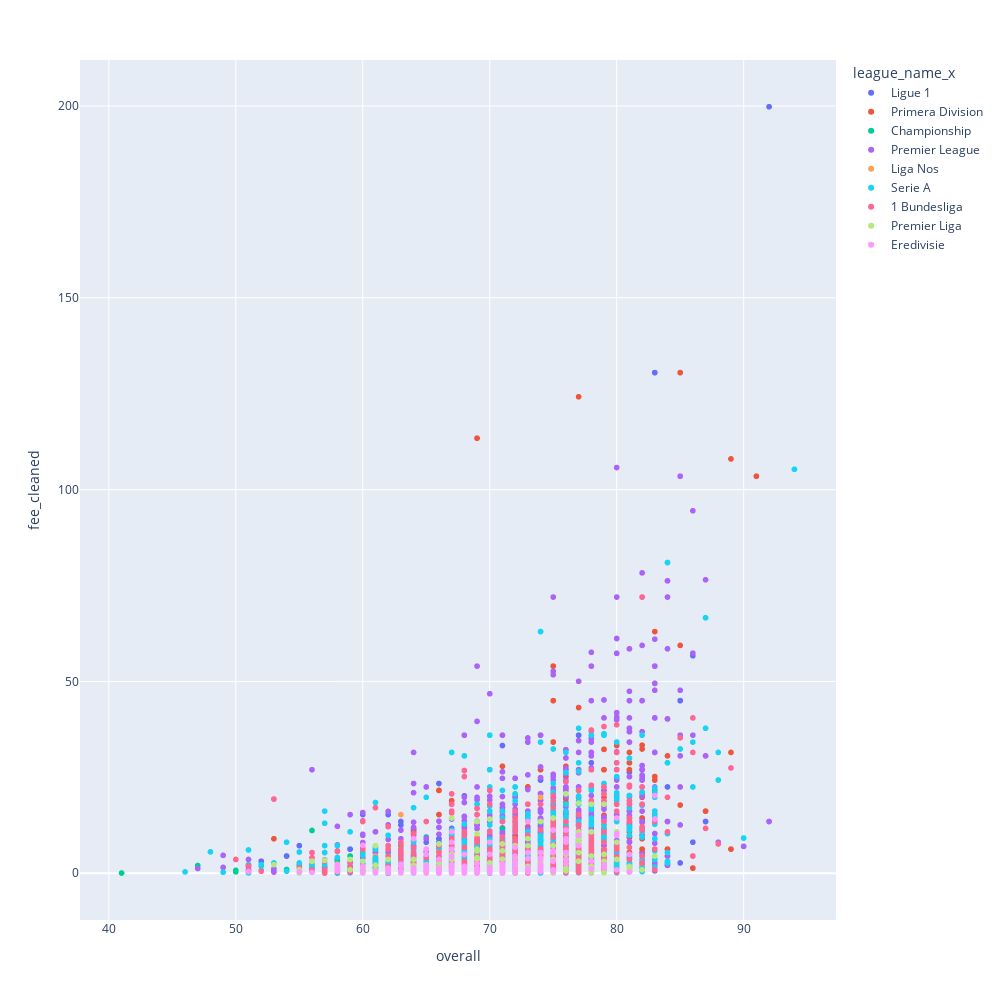

Notebook code cell kept with this figure:
### Code cell
fig = px.scatter(data, x="overall", y="fee_cleaned",color='league_name_x', hover_data=['player_name', 'league_name_x', 'fifa year', 'age_x'], width=1000, height=1000)
fig.show()

### Figure 1 — Plotly figure (JSON) as saved in the notebook; plotly's stock layout.template omitted (floating-point values rounded to 4 significant figures; data arrays with more than 128 entries replaced by an {"elided": "..."} marker saying what was removed)
{"data": [{"customdata": {"elided": "550x4 mixed values"}, "hovertemplate": "league_name_x=%{customdata[1]}<br>overall=%{x}<br>fee_cleaned=%{y}<br>player_name=%{customdata[0]}<br>fifa year=%{customdata[2]}<br>age_x=%{customdata[3]}<extra></extra>", "legendgroup": "Ligue 1", "marker": {"color": "#636efa", "symbol": "circle"}, "mode": "markers", "name": "Ligue 1", "showlegend": true, "type": "scattergl", "x": {"elided": "550 int values"}, "xaxis": "x", "y": {"elided": "550 float values"}, "yaxis": "y"}, {"customdata": {"elided": "757x4 mixed values"}, "hovertemplate": "league_name_x=%{customdata[1]}<br>overall=%{x}<br>fee_cleaned=%{y}<br>player_name=%{customdata[0]}<br>fifa year=%{customdata[2]}<br>age_x=%{customdata[3]}<extra></extra>", "legendgroup": "Primera Division", "marker": {"color": "#EF553B", "symbol": "circle"}, "mode": "markers", "name": "Primera Division", "showlegend": true, "type": "scattergl", "x": {"elided": "757 int values"}, "xaxis": "x", "y": {"elided": "757 float values"}, "yaxis": "y"}, {"customdata": {"elided": "551x4 mixed values"}, "hovertemplate": "league_name_x=%{customdata[1]}<br>overall=%{x}<br>fee_cleaned=%{y}<br>player_name=%{customdata[0]}<br>fifa year=%{customdata[2]}<br>age_x=%{customdata[3]}<extra></extra>", "legendgroup": "Championship", "marker": {"color": "#00cc96", "symbol": "circle"}, "mode": "markers", "name": "Championship", "showlegend": true, "type": "scattergl", "x": {"elided": "551 int values"}, "xaxis": "x", "y": {"elided": "551 float values"}, "yaxis": "y"}, {"customdata": {"elided": "843x4 mixed values"}, "hovertemplate": "league_name_x=%{customdata[1]}<br>overall=%{x}<br>fee_cleaned=%{y}<br>player_name=%{customdata[0]}<br>fifa year=%{customdata[2]}<br>age_x=%{customdata[3]}<extra></extra>", "legendgroup": "Premier League", "marker": {"color": "#ab63fa", "symbol": "circle"}, "mode": "markers", "name": "Premier League", "showlegend": true, "type": "scattergl", "x": {"elided": "843 int values"}, "xaxis": "x", "y": {"elided": "843 float values"}, "yaxis": "y"}, {"customdata": {"elided": "231x4 mixed values"}, "hovertemplate": "league_name_x=%{customdata[1]}<br>overall=%{x}<br>fee_cleaned=%{y}<br>player_name=%{customdata[0]}<br>fifa year=%{customdata[2]}<br>age_x=%{customdata[3]}<extra></extra>", "legendgroup": "Liga Nos", "marker": {"color": "#FFA15A", "symbol": "circle"}, "mode": "markers", "name": "Liga Nos", "showlegend": true, "type": "scattergl", "x": {"elided": "231 int values"}, "xaxis": "x", "y": {"elided": "231 float values"}, "yaxis": "y"}, {"customdata": {"elided": "1125x4 mixed values"}, "hovertemplate": "league_name_x=%{customdata[1]}<br>overall=%{x}<br>fee_cleaned=%{y}<br>player_name=%{customdata[0]}<br>fifa year=%{customdata[2]}<br>age_x=%{customdata[3]}<extra></extra>", "legendgroup": "Serie A", "marker": {"color": "#19d3f3", "symbol": "circle"}, "mode": "markers", "name": "Serie A", "showlegend": true, "type": "scattergl", "x": {"elided": "1125 int values"}, "xaxis": "x", "y": {"elided": "1125 float values"}, "yaxis": "y"}, {"customdata": {"elided": "694x4 mixed values"}, "hovertemplate": "league_name_x=%{customdata[1]}<br>overall=%{x}<br>fee_cleaned=%{y}<br>player_name=%{customdata[0]}<br>fifa year=%{customdata[2]}<br>age_x=%{customdata[3]}<extra></extra>", "legendgroup": "1 Bundesliga", "marker": {"color": "#FF6692", "symbol": "circle"}, "mode": "markers", "name": "1 Bundesliga", "showlegend": true, "type": "scattergl", "x": {"elided": "694 int values"}, "xaxis": "x", "y": {"elided": "694 float values"}, "yaxis": "y"}, {"customdata": {"elided": "154x4 mixed values"}, "hovertemplate": "league_name_x=%{customdata[1]}<br>overall=%{x}<br>fee_cleaned=%{y}<br>player_name=%{customdata[0]}<br>fifa year=%{customdata[2]}<br>age_x=%{customdata[3]}<extra></extra>", "legendgroup": "Premier Liga", "marker": {"color": "#B6E880", "symbol": "circle"}, "mode": "markers", "name": "Premier Liga", "showlegend": true, "type": "scattergl", "x": {"elided": "154 int values"}, "xaxis": "x", "y": {"elided": "154 float values"}, "yaxis": "y"}, {"customdata": {"elided": "193x4 mixed values"}, "hovertemplate": "league_name_x=%{customdata[1]}<br>overall=%{x}<br>fee_cleaned=%{y}<br>player_name=%{customdata[0]}<br>fifa year=%{customdata[2]}<br>age_x=%{customdata[3]}<extra></extra>", "legendgroup": "Eredivisie", "marker": {"color": "#FF97FF", "symbol": "circle"}, "mode": "markers", "name": "Eredivisie", "showlegend": true, "type": "scattergl", "x": {"elided": "193 int values"}, "xaxis": "x", "y": {"elided": "193 float values"}, "yaxis": "y"}], "layout": {"height": 1000, "legend": {"title": {"text": "league_name_x"}, "tracegroupgap": 0}, "margin": {"t": 60}, "width": 1000, "xaxis": {"anchor": "y", "autorange": true, "domain": [0, 1], "range": [37.72, 97.28], "title": {"text": "overall"}, "type": "linear"}, "yaxis": {"anchor": "x", "autorange": true, "domain": [0, 1], "range": [-12.18, 212.0], "title": {"text": "fee_cleaned"}, "type": "linear"}}}
